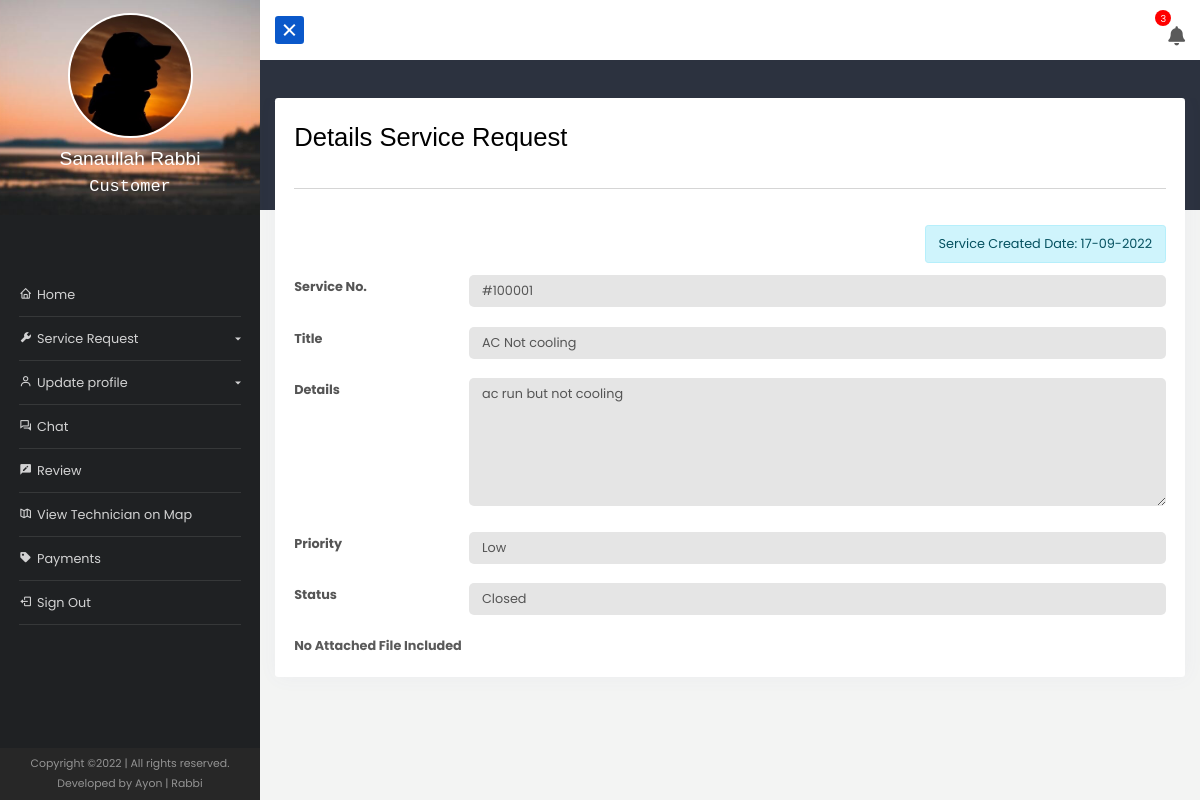
Page /dashboard/details/service/2 (signed in) on the committed database.
### app_dashboard/models.py (models this page shows, shortened)
class UserRegistration(models.Model):
    registrationType = (
        ('','Please Select'),
        ('Residential', 'Residential'),
        ('Commercial', 'Commercial'),
        ('Other', 'Other')
    )
    roleType = (
        ('customer', 'customer'),
        ('admin', 'admin'),
        ('technician', 'technician'),
    )
    user = models.OneToOneField(User, on_delete =models.CASCADE, null=True)
    reg_no = models.BigIntegerField(null=True)
    name = models.CharField(max_length=122, null=True)
    email = models.EmailField(max_length=122, null=True , blank=True)
    phone = models.CharField(max_length=122, null=True)
    other_phone = models.CharField(max_length=122, null=True, blank=True)
    registration_type = models.CharField(max_length=122, choices = registrationType ,null=True, blank=True)
    role = models.CharField(max_length=122, choices = roleType ,null=True, default=roleType[0][0])
    business_name = models.CharField(max_length=122, null=True, blank=True)
    country = models.CharField(max_length=122, null=True, blank=True)
    division = models.CharField(max_length=122, null=True, blank=True)
    district = models.CharField(max_length=122, null=True, blank=True)
    upazila = models.CharField(max_length=122, null=True, blank=True)
    post_office_or_union = models.CharField(max_length=122, null=True, blank=True)
    house_info = models.CharField(max_length=122, null=True, blank=True)
    location = models.CharField(max_length=999, null=True, blank=True)
    nid = models.CharField(max_length=122, null=True, blank=True)
    picture = models.ImageField(upload_to= 'image', null=True, blank=True)
    active = models.BooleanField(default=False,null=True)
    tech_percentage = models.FloatField(default=0)
    date = models.DateField(auto_now_add=True)

class ServiceRequest(models.Model):
    priority_choice  = (
        ('High', 'High'),
        ('Medium', 'Medium'),
        ('Low', 'Low'),
    )
    STATUS_CHOICE = (
        ('New','New'),
        ('Waitting on Customer','Waitting on Customer'),
        ('In Progress','In Progress'),
        ('Fixed','Fixed'),
        ('Closed','Closed'),
        ('Cancelled','Cancelled'),
    )
    service_category = models.ForeignKey(ServiceCategory, on_delete=models.SET_NULL, null=True)
    customer = models.ForeignKey(User, on_delete=models.CASCADE, null=True)
    technician = models.ForeignKey(UserRegistration, on_delete=models.SET_NULL, null=True,related_name='technician')
    servicereq_no = models.CharField(max_length=122, null=True)
    title = models.CharField(max_length=250, null=True)
    details = models.TextField(null=True)
    files = models.FileField(upload_to= 'service_file', null=True, blank=True)
    priority = models.CharField(max_length=122, choices=priority_choice, null=True)
    created_at = models.DateField(auto_now_add=True)
    status =  models.CharField(max_length=122, choices=STATUS_CHOICE, null=True,blank=True,default='new')
    assigned = models.BooleanField(default=False)

### app_dashboard/views.py (the view)
# urls.py: path('details/service/<str:pk>', views.details_service_view, name = 'details_service'),
@login_required(login_url='login')
def details_service_view(request, pk):
    details = ServiceRequest.objects.get(id = pk)
    context ={
        'obj': details
    }
    return render(request, 'app_dashboard/details_service.html', context)

### app_dashboard/forms.py
class InvoiceForm(forms.ModelForm):
    class Meta:
        model = Invoice
        fields = ['details', 'equip_charge', 'files']
        widgets = {
                'details': forms.Textarea(attrs={'class': 'input--style-5', 'rows': '4', 'placeholder': 'Write about equivment/parts details...'}),
                'equip_charge': forms.NumberInput(attrs={'class': 'input--style-5', 'placeholder': 'Enter equipment/parts charge...'}),
                'files': forms.FileInput(attrs={'accept': '.pdf, .jpg, .jpeg, .png, .doc, .docx, .xls, .xlsx, .txt'}),
            }

### app_dashboard/custom_context_processor.py (called while the page is built)
def invoiceform(request):
    form = InvoiceForm()
    context = {
        'invoiceform':form,
    }
    return context

def get_mdod(request):
    month_fday,month_lday = get_months()
    monthlyDue=0
    totalDue=0
    invoiceListforMonth = Invoice.objects.filter(created_at__range=[month_fday,month_lday])
    for i in invoiceListforMonth:
        if i.status == 'Unpaid':
            monthlyDue += float(i.getTotalCharge())
    invoiceList = Invoice.objects.filter()
    for i in invoiceList:
        if i.status == 'Unpaid':
            totalDue += float(i.getTotalCharge())
    context={
        'overAllDue': totalDue,
        'monthlyDue': monthlyDue
    }
    return context

### app_dashboard/templatetags/customtags.py (called while the page is built)
@register.filter
def uppercon(value):
    if value == 'new':
        return 'New'
    elif value == 'in_progress':
        return 'In Progress'
    elif value == 'waittingoncustomer':
        return 'Waitting on Customer'
    elif value == 'fixed':
        return 'Fixed'
    elif value == 'closed':
        return 'Closed'
    elif value == 'cancelled':
        return 'Cancelled'
    else:
        return value

### app_dashboard/utils.py (called while the page is built)
def get_months():
    date_today = datetime.today()
    month_fday = date_today.replace(day=1, hour=0, minute=0, second=0, microsecond=0)
    next_month = date_today.replace(day=28) + timedelta(days=4)
    month_lday = next_month - timedelta(days = next_month.day)
    return month_fday,month_lday

### templates/app_dashboard/details_service.html (shortened to what this page needs)
{% extends 'app_dashboard/base.html' %}
{% load static %}
{% load customtags %}
{% block content %}
<div class="container-fluid mt-5">
    <div class="card p-4">
        <h2 class="mb-4">Details Service Request</h2>
        <hr>
        <br>
        <div class="w-100 d-flex justify-content-end">
            <div class="alert alert-info py-2" role="alert">
                <span class="">Service Created Date: {{ obj.created_at|date:"d-m-Y" }}</span>
            </div>
        </div>
        <div class="form-row">
            <div class="name">Service No.</div>
            <div class="value">
                <div class="input-group-desc">
                    <input type="text" class="input--style-5" disabled value="{{ obj.servicereq_no }}">
                </div>
            </div>
        </div>
        <div class="form-row">
            <div class="name">Title</div>
            <div class="value">
                <div class="input-group-desc">
                    <input type="text" class="input--style-5" disabled value="{{ obj.title }}">
                </div>
            </div>
        </div>
        <div class="form-row">
            <div class="name">Details</div>
            <div class="value">
                <div class="input-group-desc">
                    <textarea name="" id="" cols="30" rows="4" class="input--style-5"
                        disabled>{{ obj.details }}</textarea>
                </div>
            </div>
        </div>
        <div class="form-row">
            <div class="name">Priority</div>
            <div class="value">
                <div class="input-group-desc">
                    <input type="text" class="input--style-5" disabled value="{{ obj.priority }}">
                </div>
            </div>
        </div>
        <div class="form-row">
            <div class="name">Status</div>
            <div class="value">
                <div class="input-group-desc">
                    <input type="text" class="input--style-5" disabled value="{{ obj.status|uppercon }}">
                </div>
            </div>
        </div>
        {% if obj.files %}
        <a href="{{ obj.files.url }}" class="btn btn-info btn-sm" download>Download Attached File</a><br>
        {% else %}
        <span style="font-weight: 700; font-size: 1rem;">No Attached File Included</span>
        {% endif %}
    </div>
</div>
{% endblock content %}

### templates/app_dashboard/base.html (shortened to what this page needs)
{% load static %}
<!doctype html>
<html lang="en">
<head>
    <link href="https://cdn.jsdelivr.net/npm/bootstrap@5.0.2/dist/css/bootstrap.min.css" rel="stylesheet"
>
    <link rel="stylesheet" href="https://cdnjs.cloudflare.com/ajax/libs/font-awesome/5.15.3/css/all.min.css" />
    <link href="{% static 'vendor/mdi-font/css/material-design-iconic-font.min.css' %}" rel="stylesheet" media="all">
    <link href='https://unpkg.com/boxicons@2.0.7/css/boxicons.min.css' rel='stylesheet'>
    <link href="{% static 'vendor/select2/select2.min.css' %}" rel="stylesheet" media="all">
    <link href="{% static 'vendor/datepicker/daterangepicker.css' %}" rel="stylesheet" media="all">
    <link rel="stylesheet" href="https://cdn.datatables.net/1.10.25/css/dataTables.bootstrap5.min.css">
    <link rel="stylesheet" href="https://cdn.jsdelivr.net/npm/sweetalert2@11.4.4/dist/sweetalert2.min.css">
    <link href='https://api.mapbox.com/mapbox-gl-js/v1.11.0/mapbox-gl.css' rel='stylesheet' />
    <link rel='stylesheet'
        href='https://api.mapbox.com/mapbox-gl-js/plugins/mapbox-gl-geocoder/v4.7.0/mapbox-gl-geocoder.css'
        type='text/css' />
    <link href="//cdn.jsdelivr.net/npm/featherlight@1.7.14/release/featherlight.min.css" type="text/css"
        rel="stylesheet" />
    <link rel="stylesheet" href="{% static 'app_dashboard/css/style.css' %}">
    <link rel="stylesheet" href="{% static 'app_dashboard/css/chat.css' %}">
    <link rel="stylesheet" href="{% static 'app_dashboard/css/buttons.css' %}">
</head>
<body>
    {% with request.user.userregistration.role as userRole %}
    <div class="wrapper d-flex align-items-stretch">
        <nav id="sidebar">
            <div class="w-100">
                <a href="#" class="img logo mb-5"><img
                        src="{% if request.user.userregistration.picture %}{{ request.user.userregistration.picture.url }}{% else %}{% static 'images/bg-img-2.jpg' %}{% endif %}"
                        alt="">
                    <h4>{{request.user.userregistration.name|title}}</h4>
                    <span class="mb-3">{{userRole|title}}</span>
                </a>
                <ul class="list-unstyled components mb-5 p-4">
                    {% url 'dashboard' as dashboardV %}
                    <li class="{% if request.path == dashboardV %}active{% endif %}">
                        <a href="{% url 'dashboard' %}"><i class='bx bx-home'></i>Home</a>
                    </li>
                    {% if userRole == 'customer' %}
                    <li>
                        {% url 'create_service' as create_service_requestV %}
                        {% url 'service_request_list' as service_request_listV %}
                        <a href="#serviceReqSubmenu" data-bs-toggle="collapse" aria-expanded="false"
                            class="dropdown-toggle"><i class='bx bxs-wrench'></i>Service Request</a>
                    </li>
                    {% endif %}
                    <li>
                        {% url 'updateProfile' pk=request.user.userregistration.id as updateProfileV %}
                        {% url 'changePassword' as changePasswordV %}
                        <a href="#updateSubmenu" data-bs-toggle="collapse" aria-expanded="false"
                            class="dropdown-toggle"><i class='bx bx-user'></i>Update profile</a>
                    </li>
                    {% url 'chat' as chatV %}
                    <li class="{% if request.path == chatV %}active{% endif %}">
                        <a href="{% url 'chat' %}"><i class='bx bx-conversation'></i>Chat</a>
                    </li>
                    {% if userRole == 'customer' %}
                    {% url 'customer_review' as customer_reviewV %}
                    <li class="{% if request.path == customer_reviewV %}active{% endif %}">
                        <a href="{{customer_reviewV}}"><i class='bx bxs-comment-edit'></i>Review</a>
                    </li>
                    {% url 'techmap' as techmapV %}
                    <li class="{% if request.path == techmapV %}active{% endif %}">
                        <a href="{{techmapV}}"><i class='bx bx-map-alt'></i></i>View Technician on Map</a>
                    </li>
                    {% endif %}
                    {% if userRole == 'customer' %}
                    {% url 'customerPayments' as customerPaymentsV %}
                    <li class="{% if request.path == customerPaymentsV %}active{% endif %}">
                        <a href="{{customerPaymentsV}}"><i class='bx bxs-purchase-tag'></i></i>Payments</a>
                    </li>
                    {% endif %}
                    <li>
                        <a id="logout" style="cursor: pointer;"><i class='bx bx-log-out'></i>Sign Out</a>
                    </li>
                </ul>
            </div>
            <div class="footer px-3 py-2">
                <p>
                    Copyright &copy; | All rights
                    reserved. <br> Developed by Ayon | Rabbi
                </p>
            </div>
        </nav>
        <div id="content" class="">
            <div class="main-content-navbar">
                <nav class="navbar navbar-expand-lg navbar-light bg-light">
                    <button type="button" id="sidebarCollapse" class="btn btn-primary active">
                        <div class="hamtime">
                            <div class="bar"></div>
                        </div>
                    </button>
                    <div class="icon" id="bell"><span id="nCount">12</span> <i class="fas fa-bell"></i>
                    </div>
                </nav>
            </div>
            <div class="main-content-body pb-5">
                {% block content %}
                {% endblock content %}
            </div>
        </div>
    </div>
    {% endwith%}
</body>
</html>

### static/app_dashboard/css/chat.css (style rules this page uses)
a, a:hover, a:active, a:focus { text-decoration: none; outline: 0; }

### static/app_dashboard/css/buttons.css (style rules this page uses)
.btn { border: none; }
.btn-primary { background-color: #3f6ad8; }

### rows in the picture
UserRegistration: role "Customer"
ServiceRequest: created_at "17-09-2022", servicereq_no "#100001", title "AC Not cooling", details "ac run but not cooling", priority "Low", status "Closed"

### other values in the picture
{{ request.user.userregistration.name|title }} "Sanaullah Rabbi"
